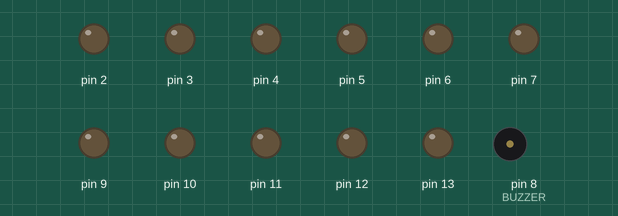
Recording of a sketch running on a simulated Arduino Uno, built with avr-gcc and run on an emulated ATmega328P. Shown: output pins drawn as LEDs (lit = HIGH), buzzer (waves = sounding).

Above: at 0.1 s.
At 0.6 s:
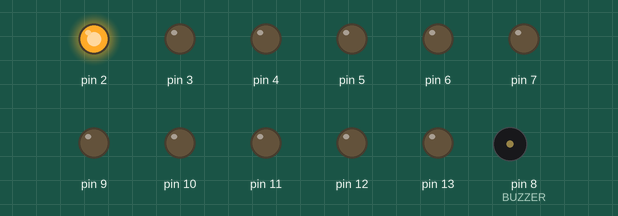
At 1.2 s:
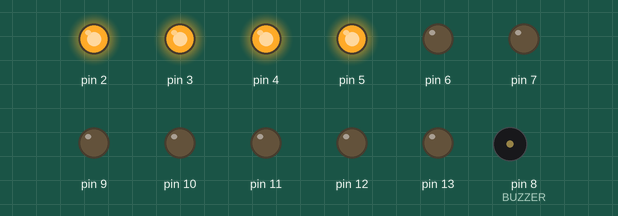
At 2.3 s:
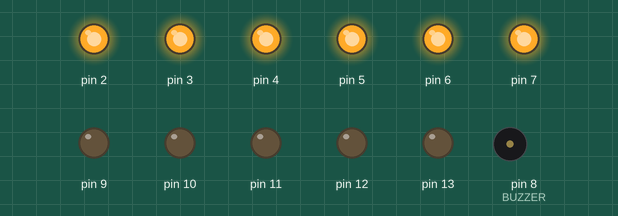
At 20.7 s:
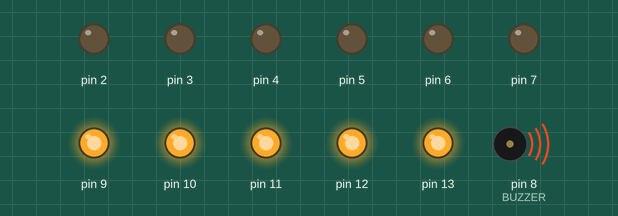
At 35.7 s:
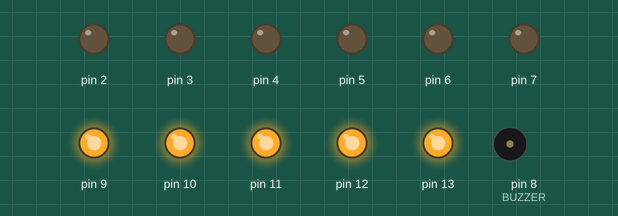
Timing chart, 0 to 37.2 s (numbered marks = the images above):
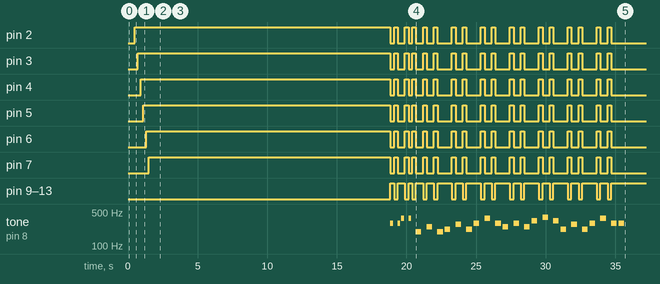

The sketch:

SuasanaHariRaya_Bass.ino
```cpp
/*
 * This code will play a melody - Suasana Hari Raya https://www.youtube.com/watch?v=NbxbdmntX58
 * using Maker Uno.
 *
 * Maker Uno: https://www.cytron.io/p-maker-uno
 *
 * Created by:
 * 6 June 2018   Idris   Cytron Technologies
 */

#include "pitches.h"

#define BUZZER  8

#define TEMPO 1600

int pin = 0;

// notes in the melody:
int melody[] = {
  0, 0, 0, 0, 0, 0, 0, // 7

  0, 0, 0, 0, 0, 0, 0, 0, 0, 0,
  0, 0, 0, 0, 0, 0, 0, 0, 0, 0,
  0, 0, 0, 0, 0, 0, 0, 0, 0, 0,
  0, 0, 0, 0, 0, 0, // 36

  NOTE_D4, 0, NOTE_D4, NOTE_FS4, 0, NOTE_FS4, 0, // 7

  NOTE_G3, 0, NOTE_B3, 0, NOTE_G3, NOTE_A3, 0, NOTE_CS4, 0, NOTE_A3,
  NOTE_D4, 0, NOTE_FS4, 0, NOTE_D4, NOTE_B3, 0, NOTE_D4, 0, NOTE_B3,
  NOTE_E4, 0, NOTE_G4, 0, NOTE_E4, NOTE_A3, 0, NOTE_CS4, 0, NOTE_A3,
  NOTE_D4, 0, NOTE_FS4, 0, NOTE_D4, NOTE_D4, // 36
};

// note durations: 4 = quarter note, 8 = eighth note, etc.:
int noteDurations[] = {
  8, 8, 8, 8, 8, 8, 8,

  4, 8, 4, 8, 4, 4, 8, 4, 8, 4,
  4, 8, 4, 8, 4, 4, 8, 4, 8, 4,
  4, 8, 4, 8, 4, 4, 8, 4, 8, 4,
  4, 8, 4, 8, 4, 8,

  8, 8, 8, 8, 8, 8, 8,

  4, 8, 4, 8, 4, 4, 8, 4, 8, 4,
  4, 8, 4, 8, 4, 4, 8, 4, 8, 4,
  4, 8, 4, 8, 4, 4, 8, 4, 8, 4,
  4, 8, 4, 8, 4, 4,
};

void setup()
{
  for (pin = 2; pin < 14; pin++) {
    pinMode(pin, OUTPUT);
  }

  delay(500);

  for (pin = 2; pin < 8; pin++) {
    digitalWrite(pin, HIGH);
    delay(200);
  }

  delay(500);

  // iterate over the notes of the melody:
  for (int thisNote = 0; thisNote < 86; thisNote++) {

    // to calculate the note duration, take one second divided by the note type.
    //e.g. quarter note = 1000 / 4, eighth note = 1000/8, etc.
    int noteDuration = TEMPO / noteDurations[thisNote];
    tone(BUZZER, melody[thisNote], noteDuration);

    if (melody[thisNote] == 0) {
      LEDs(LOW);
    }
    else {
      LEDs(HIGH);
    }

    // to distinguish the notes, set a minimum time between them.
    // the note's duration + 30% seems to work well:
    int pauseBetweenNotes = noteDuration * 1.30;
    delay(pauseBetweenNotes);
    // stop the tone playing:
    noTone(BUZZER);
  }
}

void loop()
{

}

void LEDs(boolean ledArray)
{
  if (ledArray == HIGH) {
    for (pin = 2; pin < 8; pin++) {
      digitalWrite(pin, LOW);
    }
    for (pin = 9; pin < 14; pin++) {
      digitalWrite(pin, HIGH);
    }
  }
  else {
    for (pin = 2; pin < 8; pin++) {
      digitalWrite(pin, HIGH);
    }
    for (pin = 9; pin < 14; pin++) {
      digitalWrite(pin, LOW);
    }
  }
}
```

pitches.h
```cpp
/*************************************************
 * Public Constants
 *************************************************/

#define NOTE_B0  31
#define NOTE_C1  33
#define NOTE_CS1 35
#define NOTE_D1  37
#define NOTE_DS1 39
#define NOTE_E1  41
#define NOTE_F1  44
#define NOTE_FS1 46
#define NOTE_G1  49
#define NOTE_GS1 52
#define NOTE_A1  55
#define NOTE_AS1 58
#define NOTE_B1  62
#define NOTE_C2  65
#define NOTE_CS2 69
#define NOTE_D2  73
#define NOTE_DS2 78
#define NOTE_E2  82
#define NOTE_F2  87
#define NOTE_FS2 93
#define NOTE_G2  98
#define NOTE_GS2 104
#define NOTE_A2  110
#define NOTE_AS2 117
#define NOTE_B2  123
#define NOTE_C3  131
#define NOTE_CS3 139
#define NOTE_D3  147
#define NOTE_DS3 156
#define NOTE_E3  165
#define NOTE_F3  175
#define NOTE_FS3 185
#define NOTE_G3  196
#define NOTE_GS3 208
#define NOTE_A3  220
#define NOTE_AS3 233
#define NOTE_B3  247
#define NOTE_C4  262
#define NOTE_CS4 277
#define NOTE_D4  294
#define NOTE_DS4 311
#define NOTE_E4  330
#define NOTE_F4  349
#define NOTE_FS4 370
#define NOTE_G4  392
#define NOTE_GS4 415
#define NOTE_A4  440
#define NOTE_AS4 466
#define NOTE_B4  494
#define NOTE_C5  523
#define NOTE_CS5 554
#define NOTE_D5  587
#define NOTE_DS5 622
#define NOTE_E5  659
#define NOTE_F5  698
#define NOTE_FS5 740
#define NOTE_G5  784
#define NOTE_GS5 831
#define NOTE_A5  880
#define NOTE_AS5 932
#define NOTE_B5  988
#define NOTE_C6  1047
#define NOTE_CS6 1109
#define NOTE_D6  1175
#define NOTE_DS6 1245
#define NOTE_E6  1319
#define NOTE_F6  1397
#define NOTE_FS6 1480
#define NOTE_G6  1568
#define NOTE_GS6 1661
#define NOTE_A6  1760
#define NOTE_AS6 1865
#define NOTE_B6  1976
#define NOTE_C7  2093
#define NOTE_CS7 2217
#define NOTE_D7  2349
#define NOTE_DS7 2489
#define NOTE_E7  2637
#define NOTE_F7  2794
#define NOTE_FS7 2960
#define NOTE_G7  3136
#define NOTE_GS7 3322
#define NOTE_A7  3520
#define NOTE_AS7 3729
#define NOTE_B7  3951
#define NOTE_C8  4186
#define NOTE_CS8 4435
#define NOTE_D8  4699
#define NOTE_DS8 4978
```
